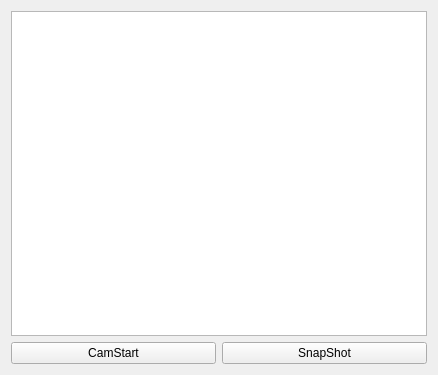
<?xml version="1.0" encoding="UTF-8"?>
<ui version="4.0">
 <class>Tab6WebCamera</class>
 <widget class="QWidget" name="Tab6WebCamera">
  <property name="geometry">
   <rect>
    <x>0</x>
    <y>0</y>
    <width>438</width>
    <height>375</height>
   </rect>
  </property>
  <property name="windowTitle">
   <string>Form</string>
  </property>
  <layout class="QVBoxLayout" name="verticalLayout_2">
   <item>
    <layout class="QVBoxLayout" name="verticalLayout" stretch="9,1">
     <item>
      <widget class="QGraphicsView" name="pGPView"/>
     </item>
     <item>
      <layout class="QHBoxLayout" name="horizontalLayout">
       <item>
        <widget class="QPushButton" name="pPBCamStart">
         <property name="text">
          <string>CamStart</string>
         </property>
         <property name="checkable">
          <bool>true</bool>
         </property>
        </widget>
       </item>
       <item>
        <widget class="QPushButton" name="pushButton">
         <property name="text">
          <string>SnapShot</string>
         </property>
        </widget>
       </item>
      </layout>
     </item>
    </layout>
   </item>
  </layout>
 </widget>
 <resources/>
 <connections/>
</ui>
